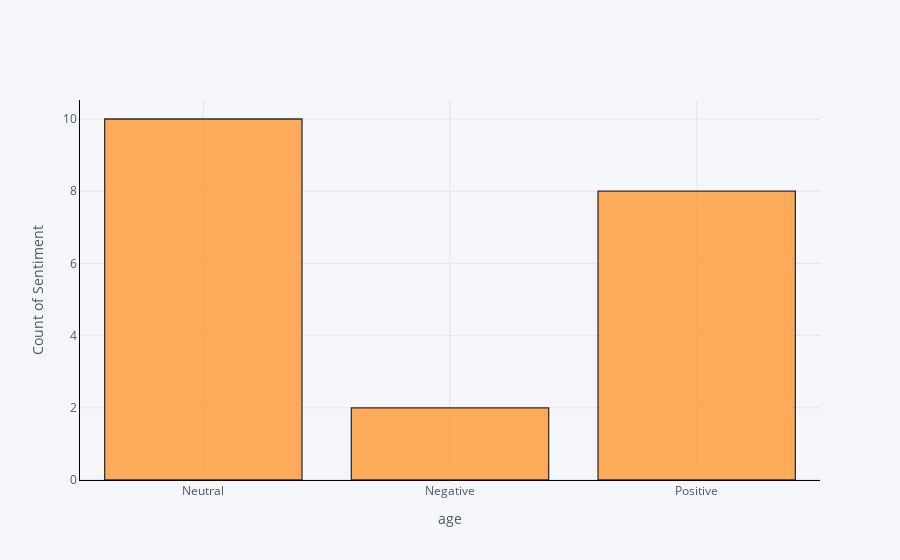

This figure's notebook cell:
### Code cell
df['Sentiment'].iplot(
    kind='hist',
    bins=50,
    xTitle='age',
    linecolor='black',
    yTitle='Count of Sentiment')

### Figure 1 — Plotly figure (JSON) as saved in the notebook; plotly's stock layout.template omitted (floating-point values rounded to 4 significant figures)
{"data": [{"histfunc": "count", "histnorm": "", "marker": {"color": "rgba(255, 153, 51, 1.0)", "line": {"color": "#000000", "width": 1.3}}, "name": "Sentiment", "nbinsx": 50, "opacity": 0.8, "orientation": "v", "type": "histogram", "x": ["Neutral", "Negative", "Neutral", "Positive", "Neutral", "Neutral", "Neutral", "Neutral", "Neutral", "Neutral", "Neutral", "Positive", "Positive", "Negative", "Positive", "Neutral", "Positive", "Positive", "Positive", "Positive"]}], "layout": {"barmode": "overlay", "legend": {"bgcolor": "#F5F6F9", "font": {"color": "#4D5663"}}, "paper_bgcolor": "#F5F6F9", "plot_bgcolor": "#F5F6F9", "title": {"font": {"color": "#4D5663"}}, "xaxis": {"gridcolor": "#E1E5ED", "linecolor": "black", "showgrid": true, "tickfont": {"color": "#4D5663"}, "title": {"font": {"color": "#4D5663"}, "text": "age"}, "zerolinecolor": "#E1E5ED"}, "yaxis": {"gridcolor": "#E1E5ED", "linecolor": "black", "showgrid": true, "tickfont": {"color": "#4D5663"}, "title": {"font": {"color": "#4D5663"}, "text": "Count of Sentiment"}, "zerolinecolor": "#E1E5ED"}}}
